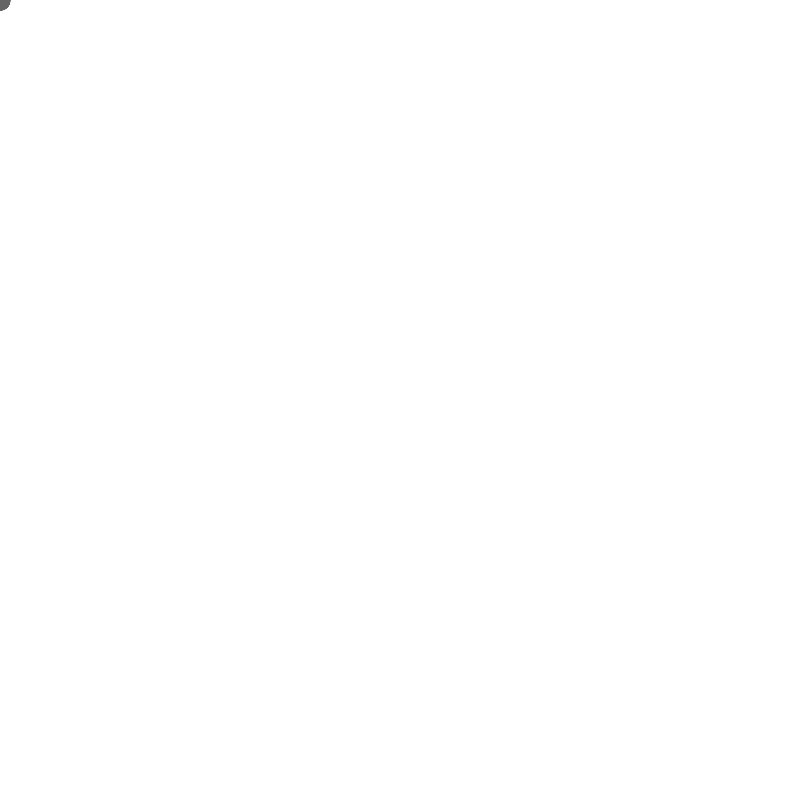
Frame 1 (no input)
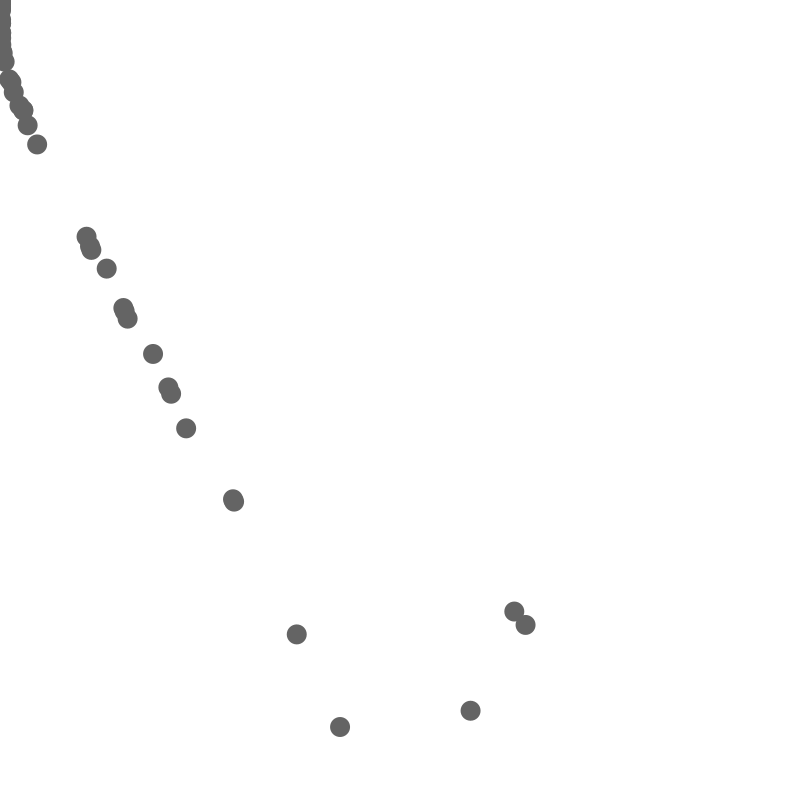
Frame 60 (the mouse pressed at the canvas centre just before this capture)
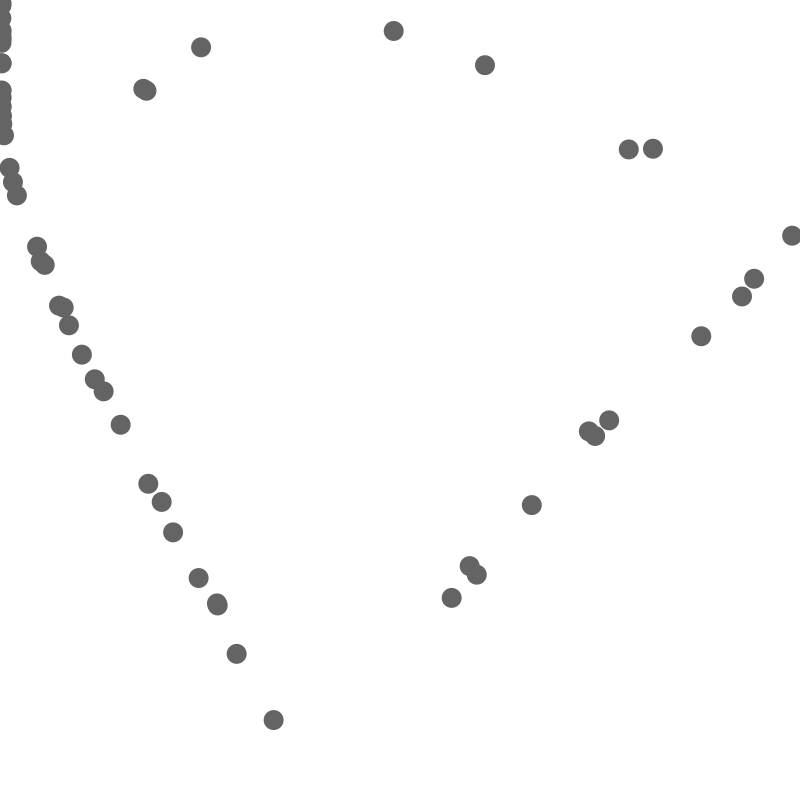
Frame 120 (the mouse held since frame 60 and released just before this capture)

The Processing sketch that drew these frames (run headless with seeded random() and noise(); from frame 60 on, the mouse is pressed at the canvas centre):

// Processing sketch: JumpBall
// ── JumpBall.pde
Mover[] move = new Mover[100];
float mass;

void setup() {
  size(800, 800);
  frameRate(60);
  
  for (int i = 0; i < move.length; i++) {
    move[i] = new Mover(random(0.1,5),0,0);
  }
  
}


void draw() {
  background(255);
for (int i = 0; i < move.length; i++) {
  PVector wind = new PVector(0.05, 0);
  PVector gravity = new PVector(0, 0.1);
  move[i].applyForce(wind);
  move[i].applyForce(gravity);
  move[i].mover();
  move[i].checkEdges();
  move[i].display();
}}

// ── Mover.pde
class Mover {
  PVector location;
  PVector velocity;
  PVector acceleration;
  float mass = 10;
  
  Mover(float m, float x, float y) {
    mass = m;
    location = new PVector(x,y);
    velocity = new PVector(0,0);
    acceleration = new PVector(0,0);
    
  }

  void applyForce(PVector force) {
       PVector f = PVector.div(force,mass);
    acceleration.add(f);
  }

  void mover() {
    velocity.add(acceleration);
    location.add(velocity);
    acceleration.mult(0);
  }

  void checkEdges() {
    if (location.x > width-mass) { 
      velocity.x *= -1;
    } else if (location.x < mass) { 
      velocity.x *= -1;
    }
    if (location.y > height-mass) { 
      velocity.y *= -1;
    } else if (location.y < mass) { 
      velocity.y *= -1;
    }
  }

  void display() {
    noStroke(); 
    fill(100, 100, 100); 
    ellipse(location.x, location.y, 20, 20);
  }
}
